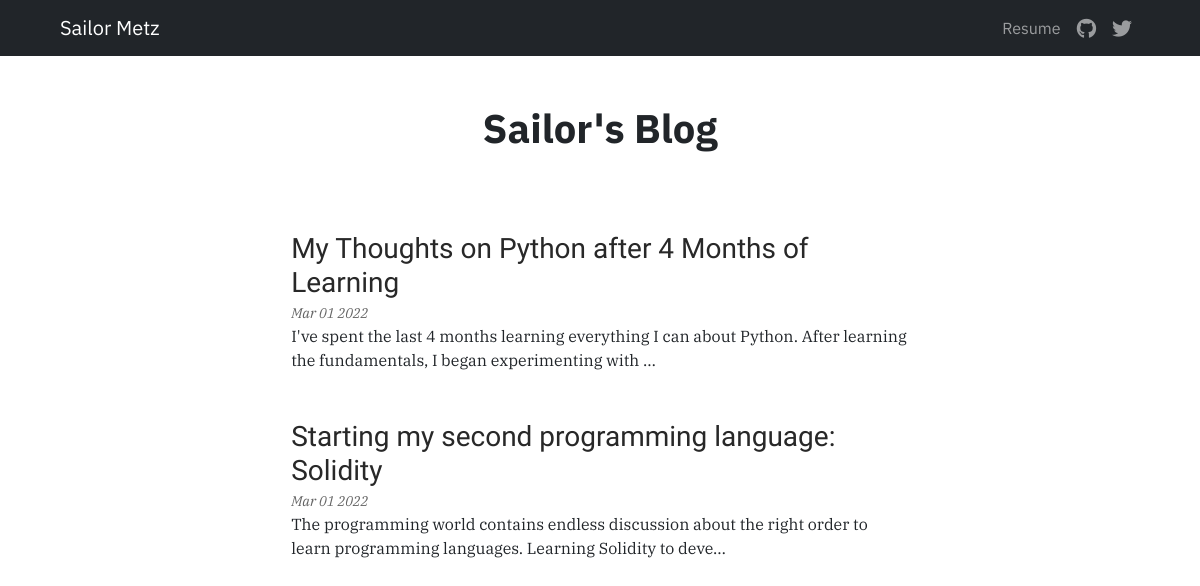
Screenshot of /blog/ with the database file from the repository.
### blog/models.py (models this page shows)
class BlogProject(models.Model):
    blog_title = models.CharField(max_length=200)
    blog_date = models.DateField()
    blog_description = models.TextField()

### blog/views.py (the view)
# urls.py: path('', views.all_blogs, name="all_blogs"),
def all_blogs(request):
    blog_project = BlogProject.objects.all()
    return render(request, 'blog/all_blogs.html', {'blog_project':blog_project})

### blog/templates/blog/all_blogs.html
{% extends 'portfolio/base.html' %}
{% block content %}
{% load static %}
<link rel="stylesheet" type="text/css" href="{% static 'blog/style.css' %}">
<div class="container">
  <div class="row justify-content-center">
    <div class="col-7 my-5" align="center">
      <h1 class="page-title">Sailor's Blog</h1>
    </div>
  </div>
</div>
<br>
<div class="container">
  <div class="row justify-content-center mx-2">
    <div class="col-lg-7 col-12">
      {% for blog in blog_project %}
      <a href="{% url 'blog:detail' blog.id %}"><p class="title my-0">{{ blog.blog_title }}</p></a>
      <p class="sub my-0 mt-1">{{ blog.blog_date | date:'M d Y' }}</p>
      <p class="descrip mb-5">{{ blog.blog_description | truncatechars:130 }}</p>
      {% endfor %}
    </div>
  </div>
</div>
{% endblock %}

### blog/static/blog/style.css (style rules this page uses)
.page-title { font-family: "IBM Plex Sans", sans-serif; font-weight: bold; }
.title { font-family: "IBM Plex Sans Condensed", sans-serif; font-weight: 500; font-size: 28px; line-height: 1.2; }
.descrip { font-family: "IBM Plex Serif", serif; font-size: 16px; }
.sub { font-family: "IBM Plex Serif", serif; font-style: italic; color: rgb(100,100,100); font-size: 14px; }
a { color: rgb(40,40,40); text-decoration: none; }

### rows the page displays
BlogProject: blog_title "My Thoughts on Python after 4 Months of Learning", blog_date "Mar 01 2022", blog_description "I've spent the last 4 months learning everything I can about Python. After learning the fundamentals, I began experimenting with …"
BlogProject: blog_title "Starting my second programming language: Solidity", blog_date "Mar 01 2022", blog_description "The programming world contains endless discussion about the right order to learn programming languages. Learning Solidity to deve…"
